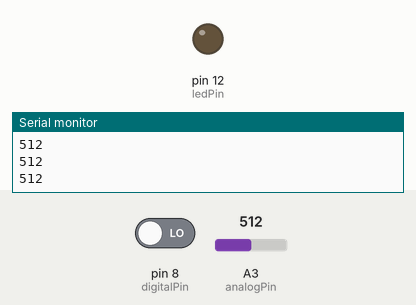
Recording of a sketch running on a simulated Arduino Uno, built with avr-gcc and run on an emulated ATmega328P. Parts: output pins drawn as LEDs (lit = HIGH), the last lines printed to the serial monitor. The inputs (shaded band) are chosen by the test bench; at power-on: pin 8 (digitalPin) LOW, A3 (analogPin) = 512.

Above: at 1.3 s.
1.4 s: pin 8 (digitalPin) driven HIGH
At 1.9 s:
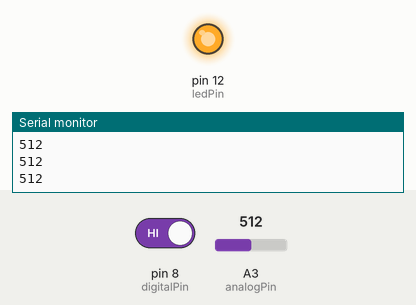
3.0 s: pin 8 (digitalPin) driven LOW
At 4.3 s:
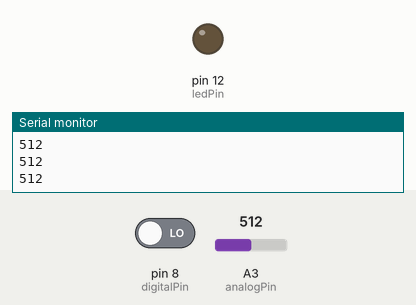
Timing chart, 0 to 6.0 s (numbered marks = the images above; inputs shaded):
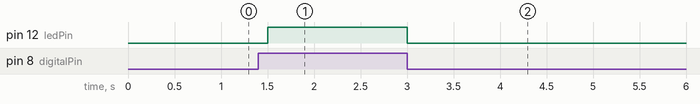

The sketch:

HallSensor_01.ino
```cpp
// 핀 정의
const int analogPin = A3;  // 홀센서 아날로그 출력 핀
const int digitalPin = 8;  // 홀센서 디지털 출력 핀
const int ledPin = 12;      // LED 핀

void setup() {
  // 핀 모드 설정
  pinMode(digitalPin, INPUT);  // D8을 입력으로 설정
  pinMode(ledPin, OUTPUT);     // D7을 출력으로 설정

  // 시리얼 통신 시작
  Serial.begin(9600);          // baud rate 9600
}

void loop() {
  // 디지털 출력 처리
  int digitalValue = digitalRead(digitalPin);  // D8 값 읽기
  if (digitalValue == HIGH) {
    digitalWrite(ledPin, HIGH);  // LED 켜기
  } else {
    digitalWrite(ledPin, LOW);   // LED 끄기
  }

  // 아날로그 출력 처리
  int analogValue = analogRead(analogPin);  // A3 값 읽기
  Serial.println(analogValue);              // 시리얼 모니터에 출력

  // 0.5초 대기
  delay(500);
}
```

Measured:
- after the input at 1.4 s, pin 12 (ledPin): LOW → HIGH after 0.10 s
- after the input at 3.0 s, pin 12 (ledPin): HIGH → LOW at once
